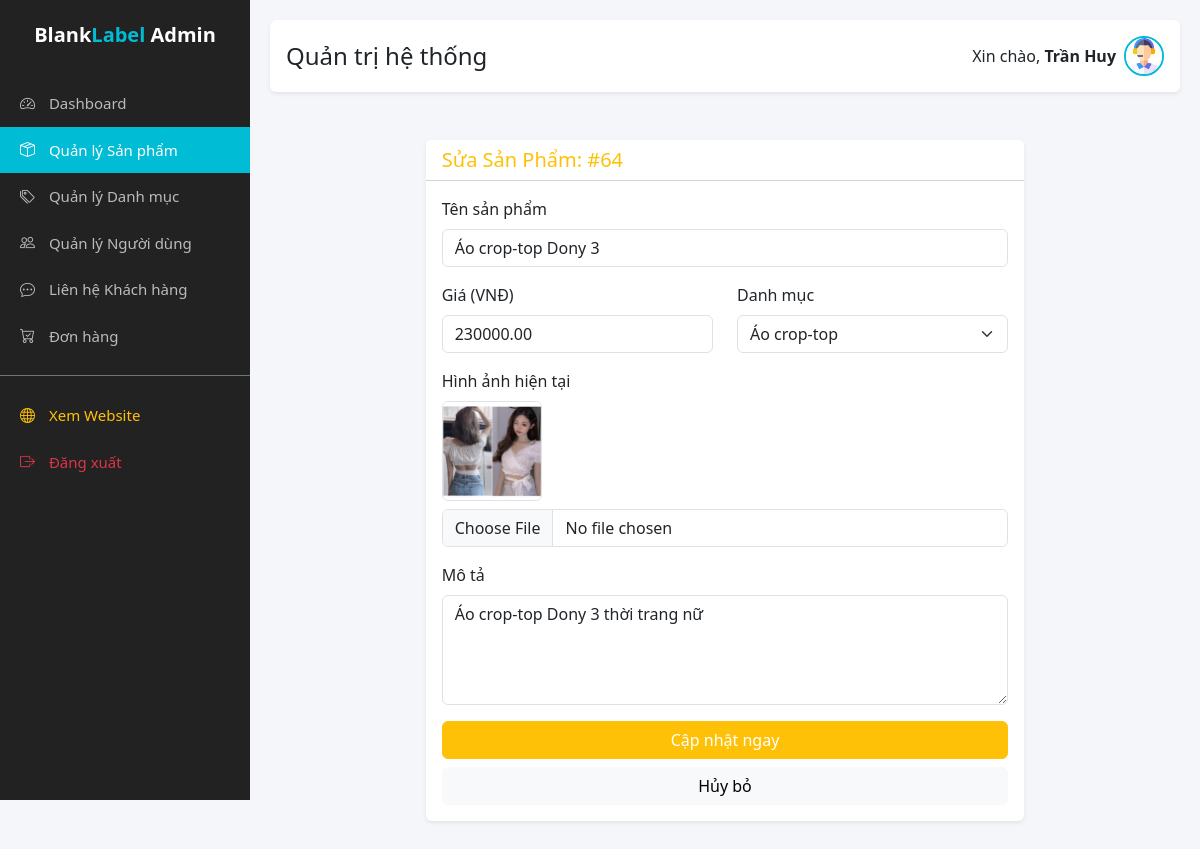
The app's page /admin/product_edit.php?id=64 (signed in) with its own data.
### tables this page shows
CREATE TABLE `san_pham` (
  `id_san_pham` int(11) NOT NULL,
  `ten_san_pham` varchar(255) DEFAULT NULL,
  `id_danh_muc` int(11) DEFAULT NULL,
  `gia` decimal(10,2) DEFAULT NULL,
  `mo_ta` text DEFAULT NULL,
  `link_anh` varchar(255) DEFAULT NULL
);

### admin/product_edit.php (the view, shortened to what this page needs)
<?php include 'includes/header.php'; ?>
<?php
$id = intval($_GET['id']);
$col_id = 'id_san_pham';
$sql = "SELECT * FROM san_pham WHERE $col_id = $id";
$result = $conn->query($sql);
$product = $result->fetch_assoc();
?>
<div class="row justify-content-center">
    <div class="col-md-8">
        <div class="card shadow-sm border-0 my-4">
            <div class="card-header bg-white">
                <h5 class="m-0 font-weight-bold text-warning">Sửa Sản Phẩm: #<?php echo $id; ?></h5>
            </div>
            <div class="card-body">
                <form action="" method="POST" enctype="multipart/form-data">
                    <div class="mb-3">
                        <label class="form-label">Tên sản phẩm</label>
                        <input type="text" name="ten_san_pham" class="form-control" value="<?php echo htmlspecialchars($product['ten_san_pham']); ?>" required>
                    </div>
                    <div class="row">
                        <div class="col-md-6 mb-3">
                            <label class="form-label">Giá (VNĐ)</label>
                            <input type="number" name="gia" class="form-control" value="<?php echo $product['gia']; ?>" required>
                        </div>
                        <div class="col-md-6 mb-3">
                            <label class="form-label">Danh mục</label>
                            <select name="id_danh_muc" class="form-select">
                                <?php
                                $cat_res = $conn->query("SELECT * FROM danh_muc");
                                if($cat_res) {
                                    while($c = $cat_res->fetch_assoc()){
                                        $cat_id = isset($c['id']) ? $c['id'] : $c['id_danh_muc'];
                                        $selected = ($cat_id == $product['id_danh_muc']) ? 'selected' : '';
                                        echo "<option value='".$cat_id."' $selected>".$c['ten_danh_muc']."</option>";
                                    }
                                }
                                ?>
                            </select>
                        </div>
                    </div>
                    <div class="mb-3">
                        <label class="form-label">Hình ảnh hiện tại</label><br>
                        <?php if(!empty($product['link_anh'])): ?>
                            <img src="../assets/images/<?php echo $product['link_anh']; ?>" width="100" class="rounded border mb-2">
                        <?php else: ?>
                            <p class="text-muted">Chưa có ảnh</p>
                        <?php endif; ?>
                        <input type="file" name="hinh_anh" class="form-control">
                    </div>
                    <div class="mb-3">
                        <label class="form-label">Mô tả</label>
                        <textarea name="mo_ta" class="form-control" rows="4"><?php echo isset($product['mo_ta']) ? htmlspecialchars($product['mo_ta']) : ''; ?></textarea>
                    </div>
                    <div class="d-grid gap-2">
                        <button type="submit" class="btn btn-warning text-white">Cập nhật ngay</button>
                        <a href="admin_products.php" class="btn btn-light">Hủy bỏ</a>
                    </div>
                </form>
            </div>
        </div>
    </div>
</div>
<?php include 'includes/footer.php'; ?>

### admin/includes/header.php (style rules this page uses)
:root { --primary-color: #00bcd4; --dark-bg: #222; }
body { background-color: #f4f6f9; }

### records on screen
san_pham: ten_san_pham "Áo crop-top Dony 3", gia "230000.00", link_anh (picture), mo_ta "Áo crop-top Dony 3 thời trang nữ"

### other values on screen
$_SESSION['admin_name'] "Trần Huy"
$id "64"
form field id_danh_muc "Áo crop-top"
